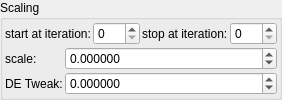
    <widget class="QGroupBox" name="groupBox_9">
     <property name="title">
      <string>Scaling</string>
     </property>
     <layout class="QVBoxLayout" name="verticalLayout_13" stretch="0,0">
      <property name="spacing">
       <number>2</number>
      </property>
      <property name="leftMargin">
       <number>2</number>
      </property>
      <property name="topMargin">
       <number>2</number>
      </property>
      <property name="rightMargin">
       <number>2</number>
      </property>
      <property name="bottomMargin">
       <number>2</number>
      </property>
      <item>
       <layout class="QHBoxLayout" name="horizontalLayout_6" stretch="0,1,0,1">
        <item>
         <widget class="QLabel" name="label_91">
          <property name="text">
           <string>start at iteration:</string>
          </property>
         </widget>
        </item>
        <item>
         <widget class="MySpinBox" name="spinboxInt_transf_start_iterations_E">
          <property name="sizePolicy">
           <sizepolicy hsizetype="Minimum" vsizetype="Maximum">
            <horstretch>0</horstretch>
            <verstretch>0</verstretch>
           </sizepolicy>
          </property>
          <property name="minimum">
           <number>0</number>
          </property>
          <property name="maximum">
           <number>999</number>
          </property>
          <property name="value">
           <number>0</number>
          </property>
         </widget>
        </item>
        <item>
         <widget class="QLabel" name="label_63">
          <property name="text">
           <string>stop at iteration:</string>
          </property>
         </widget>
        </item>
        <item>
         <widget class="MySpinBox" name="spinboxInt_transf_stop_iterations_E">
          <property name="sizePolicy">
           <sizepolicy hsizetype="Preferred" vsizetype="Maximum">
            <horstretch>0</horstretch>
            <verstretch>0</verstretch>
           </sizepolicy>
          </property>
          <property name="maximum">
           <number>999</number>
          </property>
         </widget>
        </item>
       </layout>
      </item>
      <item>
       <layout class="QGridLayout" name="gridLayout_29" columnstretch="0,1">
        <property name="spacing">
         <number>2</number>
        </property>
        <item row="0" column="0">
         <widget class="QLabel" name="label_8">
          <property name="text">
           <string>scale:</string>
          </property>
         </widget>
        </item>
        <item row="1" column="0">
         <widget class="QLabel" name="label_152">
          <property name="text">
           <string>DE Tweak:</string>
          </property>
         </widget>
        </item>
        <item row="0" column="1">
         <widget class="MyDoubleSpinBox" name="spinbox_transf_scale_1">
          <property name="sizePolicy">
           <sizepolicy hsizetype="Minimum" vsizetype="Maximum">
            <horstretch>0</horstretch>
            <verstretch>0</verstretch>
           </sizepolicy>
          </property>
          <property name="prefix">
           <string/>
          </property>
          <property name="suffix">
           <string/>
          </property>
          <property name="decimals">
           <number>6</number>
          </property>
          <property name="minimum">
           <double>-99.989999999999995</double>
          </property>
          <property name="maximum">
           <double>99.989999999999995</double>
          </property>
          <property name="singleStep">
           <double>0.100000000000000</double>
          </property>
         </widget>
        </item>
        <item row="1" column="1">
         <widget class="MyDoubleSpinBox" name="spinbox_analyticDE_offset_0">
          <property name="sizePolicy">
           <sizepolicy hsizetype="Minimum" vsizetype="Maximum">
            <horstretch>0</horstretch>
            <verstretch>0</verstretch>
           </sizepolicy>
          </property>
          <property name="prefix">
           <string/>
          </property>
          <property name="suffix">
           <string/>
          </property>
          <property name="decimals">
           <number>6</number>
          </property>
          <property name="minimum">
           <double>-99.989999999999995</double>
          </property>
          <property name="maximum">
           <double>99.989999999999995</double>
          </property>
          <property name="singleStep">
           <double>0.100000000000000</double>
          </property>
         </widget>
        </item>
       </layout>
      </item>
     </layout>
    </widget>
